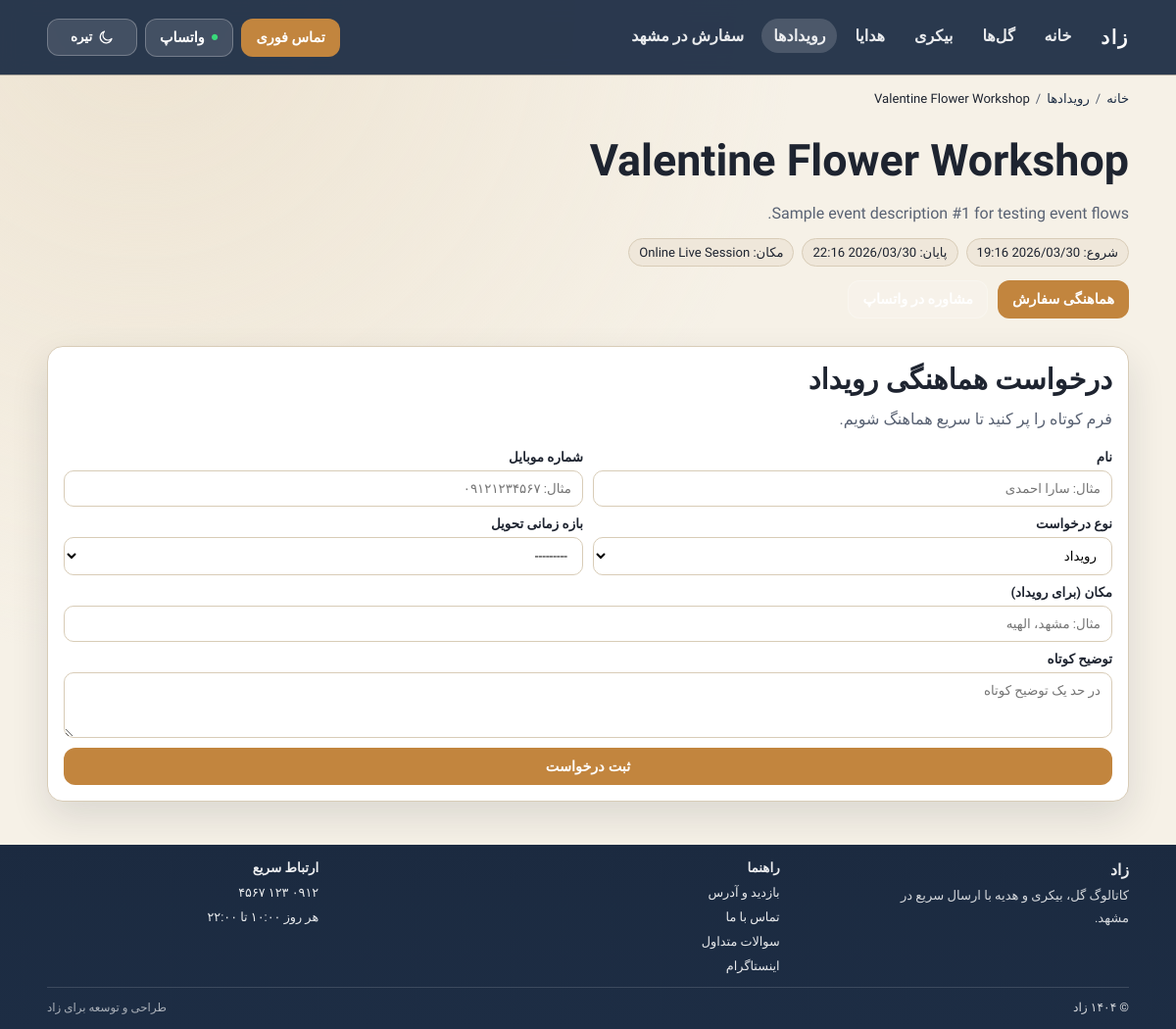
Page /events/valentine-flower-workshop/ on the committed database.
### main/models.py (models this page shows, shortened)
class TimeStampedModel(models.Model):
    created_at = models.DateTimeField(auto_now_add=True)
    updated_at = models.DateTimeField(auto_now=True)
    class Meta:
        abstract = True

class Event(TimeStampedModel):
    title = models.CharField(max_length=180)
    slug = models.SlugField(max_length=200, unique=True, blank=True)
    description = models.TextField()
    start_at = models.DateTimeField()
    end_at = models.DateTimeField()
    location = models.CharField(max_length=200)
    cover_image = models.ImageField(upload_to="events/covers/", null=True, blank=True)
    status = models.CharField(max_length=20, choices=PublishStatus.choices, default=PublishStatus.DRAFT)
    published_at = models.DateTimeField(null=True, blank=True)
    class Meta:
        ordering = ["start_at", "-created_at"]
    def get_absolute_url(self):
        return reverse("event_detail", args=[self.slug])

### main/views.py (the view)
# urls.py: path("events/<slug:slug>/", views.event_detail, name="event_detail"),
def event_detail(request, slug: str):
    event = get_object_or_404(Event, slug=slug, status=PublishStatus.PUBLISHED)
    breadcrumbs = _with_home(
        [
            {"name": "رویدادها", "url": reverse("events")},
            {"name": event.title, "url": None},
        ]
    )
    context = _default_context(
        request,
        page_type="category",
        active_nav="events",
        meta_title=f"{event.title} | رویدادهای زاد",
        meta_description=f"جزئیات رویداد {event.title} در زاد: زمان برگزاری، مکان و هماهنگی حضور.",
        breadcrumbs=breadcrumbs,
    )
    event_schema = {
        "@context": "https://schema.org",
        "@type": "Event",
        "name": event.title,
        "description": event.description,
        "startDate": _event_to_iso(event.start_at),
        "endDate": _event_to_iso(event.end_at),
        "eventAttendanceMode": "https://schema.org/OfflineEventAttendanceMode",
        "eventStatus": "https://schema.org/EventScheduled",
        "location": {
            "@type": "Place",
            "name": "زاد",
            "address": event.location,
        },
        "organizer": {
            "@type": "Organization",
            "name": "زاد",
            "url": getattr(settings, "ZAAD_SITE_URL", "https://zaad.ir"),
        },
        "url": request.build_absolute_uri(event.get_absolute_url()),
    }
    if event.cover_image:
        event_schema["image"] = [request.build_absolute_uri(event.cover_image.url)]
    context.update(
        {
            "event": event,
            "lead_form": LeadRequestForm(initial_lead_type="event", include_event_fields=True),
            "lead_default_type": "event",
        }
    )
    context["extra_jsonld"].append(_jsonld(event_schema))
    return render(request, "event_detail.html", context)

### main/views.py (called while the page is built)
def _jsonld(data):
    return json.dumps(data, ensure_ascii=False)

def _breadcrumbs_jsonld(request, breadcrumbs):
    items = []
    for position, crumb in enumerate(breadcrumbs, start=1):
        crumb_url = crumb.get("url") or request.path
        items.append(
            {
                "@type": "ListItem",
                "position": position,
                "name": crumb["name"],
                "item": request.build_absolute_uri(crumb_url),
            }
        )
    return {"@context": "https://schema.org", "@type": "BreadcrumbList", "itemListElement": items}

def _default_context(
    request,
    *,
    page_type,
    active_nav,
    meta_title,
    meta_description,
    breadcrumbs=None,
    faq_items=None,
    item_id=None,
):
    context = {
        "page_type": page_type,
        "active_nav": active_nav,
        "meta_title": meta_title,
        "meta_description": meta_description,
        "canonical_url": request.build_absolute_uri(request.path),
        "item_id": item_id,
        "extra_jsonld": [],
    }
    if breadcrumbs:
        context["breadcrumbs"] = breadcrumbs
        context["breadcrumbs_jsonld"] = _jsonld(_breadcrumbs_jsonld(request, breadcrumbs))
    if faq_items:
        context["faq_items"] = faq_items
        context["faq_jsonld"] = _jsonld(_faq_jsonld(faq_items))
    return context

def _with_home(items):
    return [{"name": "خانه", "url": reverse("index")}, *items]

def _event_to_iso(dt):
    current_tz = timezone.get_current_timezone()
    if timezone.is_naive(dt):
        dt = timezone.make_aware(dt, current_tz)
    else:
        dt = timezone.localtime(dt, current_tz)
    return dt.isoformat()

### main/templates/event_detail.html
{% extends "base.html" %}
{% block body_class %}page-event-detail{% endblock %}
{% block content %}
{% include "partials/breadcrumbs.html" %}
<section class="container section-block">
  <h1>{{ event.title }}</h1>
  <p class="intro-text">{{ event.description }}</p>
  <div class="meta-row">
    <span>شروع: {{ event.start_at|date:"Y/m/d H:i" }}</span>
    <span>پایان: {{ event.end_at|date:"Y/m/d H:i" }}</span>
    <span>مکان: {{ event.location }}</span>
  </div>
  <div class="cta-row">
    <a href="{{ site_call_href }}" class="btn btn-call" data-cta-position="inline">هماهنگی سفارش</a>
    <a href="{{ site_whatsapp_href }}" class="btn btn-wa" data-cta-position="inline">مشاوره در واتساپ</a>
  </div>
</section>
<section class="container section-block">
  {% include "partials/lead_form.html" with lead_form=lead_form lead_default_type=lead_default_type lead_title="درخواست هماهنگی رویداد" cta_position="inline" %}
</section>
{% endblock %}

### main/templates/partials/breadcrumbs.html
{% if breadcrumbs %}
<nav class="container breadcrumbs" aria-label="مسیر صفحه">
  <ol>
    {% for crumb in breadcrumbs %}
      <li>
        {% if crumb.url and not forloop.last %}
          <a href="{{ crumb.url }}">{{ crumb.name }}</a>
        {% else %}
          <span>{{ crumb.name }}</span>
        {% endif %}
      </li>
    {% endfor %}
  </ol>
</nav>
{% endif %}

### main/static/main/css/site.css (style rules this page uses)
:root { --bg: #f6f1e7; --bg-glow: #ede3d1; --sticky-bg: rgba(246, 241, 231, 0.96); --paper: #ffffff; --soft: #efe7da; --text: #1e2430; --muted: #596273; --line: #d8ccb7; --brand: #1d2d44; --accent: #c2853e; --shadow: 0 16px 38px rgba(26, 34, 46, 0.12); --radius: 16px; }
html { background: var(--brand); }
html[data-theme="light"] { color-scheme: light; }
* { box-sizing: border-box; }
body { margin: 0; font-family: "Vazirmatn", sans-serif; background: radial-gradient(circle at 12% 0, var(--bg-glow), transparent 45%), var(--bg); color: var(--text); min-height: 100vh; }
.container { width: min(1160px, 92%); margin-inline: auto; }
.btn { display: inline-flex; align-items: center; justify-content: center; gap: 6px; border-radius: 12px; border: 1px solid transparent; text-decoration: none; padding: 10px 14px; font-weight: 800; font-size: 0.9rem; }
.btn-call { background: var(--accent); color: #fff; }
.btn-wa { background: rgba(255, 255, 255, 0.12); border-color: rgba(255, 255, 255, 0.26); color: #fff; }
.section-block { margin-top: 28px; }
h1 { margin: 10px 0 0; font-size: clamp(1.7rem, 3.8vw, 2.8rem); font-weight: 900; line-height: 1.25; }
p { line-height: 1.95; }
.intro-text { margin: 10px 0 0; color: var(--muted); }
.cta-row { display: flex; flex-wrap: wrap; gap: 10px; margin-top: 14px; }
.meta-row { margin-top: 10px; display: flex; flex-wrap: wrap; gap: 8px; }
.meta-row span { border: 1px solid var(--line); border-radius: 999px; padding: 6px 10px; background: var(--soft); font-size: 0.82rem; }
.breadcrumbs { margin-top: 16px; }
.breadcrumbs ol { margin: 0; padding: 0; list-style: none; display: flex; flex-wrap: wrap; gap: 6px; font-size: 0.82rem; }
.breadcrumbs li { display: inline-flex; gap: 6px; align-items: center; }
.breadcrumbs li:not(:last-child)::after { content: "/"; color: var(--muted); }
.breadcrumbs a { text-decoration: none; color: var(--brand); }
.lead-input { width: 100%; border: 1px solid var(--line); border-radius: 10px; padding: 10px 11px; font-family: inherit; background: #fff; }

### rows in the picture
Event: name "Valentine Flower Workshop", title "Valentine Flower Workshop", description "Sample event description #1 for testing event flows.", start_at "2026/03/30 19:16", end_at "2026/03/30 22:16", location "Online Live Session"

### other values in the picture
{{ crumb.name }} "خانه" "رویدادها"
{{ lead_title|default:"درخواست سفارش / مشاوره" }} "درخواست هماهنگی رویداد"
{{ lead_subtitle|default:"فرم کوتاه را پر کنید تا سریع هماهنگ شویم." }} "فرم کوتاه را پر کنید تا سریع هماهنگ شویم."
{{ site_phone_display }} "۰۹۱۲ ۱۲۳ ۴۵۶۷"
{{ site_opening_hours_text }} "هر روز ۱۰:۰۰ تا ۲۲:۰۰"
